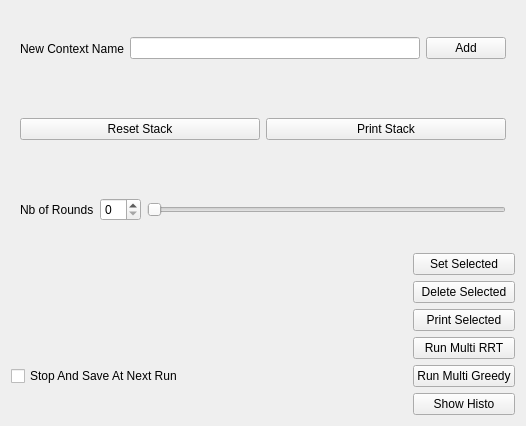
         <widget class="QWidget" name="scrollAreaWidgetContents_2">
          <property name="geometry">
           <rect>
            <x>0</x>
            <y>0</y>
            <width>526</width>
            <height>426</height>
           </rect>
          </property>
          <layout class="QVBoxLayout" name="verticalLayout_35">
           <item>
            <widget class="QWidget" name="widget_4" native="true">
             <property name="sizePolicy">
              <sizepolicy hsizetype="MinimumExpanding" vsizetype="Preferred">
               <horstretch>0</horstretch>
               <verstretch>0</verstretch>
              </sizepolicy>
             </property>
             <layout class="QHBoxLayout" name="horizontalLayout_5">
              <item>
               <widget class="QLabel" name="label_17">
                <property name="text">
                 <string>New Context Name</string>
                </property>
               </widget>
              </item>
              <item>
               <widget class="QLineEdit" name="lineEditContext"/>
              </item>
              <item>
               <widget class="QPushButton" name="pushButtonSaveContext">
                <property name="text">
                 <string>Add</string>
                </property>
               </widget>
              </item>
             </layout>
            </widget>
           </item>
           <item>
            <widget class="QWidget" name="widget_5" native="true">
             <property name="sizePolicy">
              <sizepolicy hsizetype="MinimumExpanding" vsizetype="Preferred">
               <horstretch>0</horstretch>
               <verstretch>0</verstretch>
              </sizepolicy>
             </property>
             <layout class="QHBoxLayout" name="horizontalLayout_6">
              <item>
               <widget class="QPushButton" name="pushButtonResetContext">
                <property name="text">
                 <string>Reset Stack</string>
                </property>
               </widget>
              </item>
              <item>
               <widget class="QPushButton" name="pushButtonPrintAllContext">
                <property name="text">
                 <string>Print Stack</string>
                </property>
               </widget>
              </item>
             </layout>
            </widget>
           </item>
           <item>
            <layout class="QVBoxLayout" name="multiRunLayout">
             <property name="sizeConstraint">
              <enum>QLayout::SetDefaultConstraint</enum>
             </property>
            </layout>
           </item>
           <item>
            <widget class="QWidget" name="widget_24" native="true">
             <layout class="QGridLayout" name="gridLayout_45">
              <item row="0" column="0">
               <widget class="QLabel" name="label_18">
                <property name="text">
                 <string>Nb of Rounds</string>
                </property>
               </widget>
              </item>
              <item row="0" column="1">
               <widget class="QSpinBox" name="spinBoxNbMutliRun"/>
              </item>
              <item row="0" column="2">
               <widget class="QSlider" name="horizontalSliderNbMutliRun">
                <property name="orientation">
                 <enum>Qt::Horizontal</enum>
                </property>
               </widget>
              </item>
             </layout>
            </widget>
           </item>
           <item>
            <layout class="QGridLayout" name="gridLayout_7">
             <item row="5" column="1">
              <widget class="QPushButton" name="pushButtonRunAllRRT">
               <property name="text">
                <string>Run Multi RRT</string>
               </property>
              </widget>
             </item>
             <item row="6" column="1">
              <widget class="QPushButton" name="pushButtonRunAllGreedy">
               <property name="text">
                <string>Run Multi Greedy</string>
               </property>
              </widget>
             </item>
             <item row="8" column="1">
              <widget class="QPushButton" name="pushButtonShowHisto">
               <property name="text">
                <string>Show Histo</string>
               </property>
              </widget>
             </item>
             <item row="6" column="0">
              <widget class="QCheckBox" name="checkBoxStopMultiRun">
               <property name="text">
                <string>Stop And Save At Next Run</string>
               </property>
              </widget>
             </item>
             <item row="5" column="0">
              <spacer name="horizontalSpacer_28">
               <property name="orientation">
                <enum>Qt::Horizontal</enum>
               </property>
               <property name="sizeHint" stdset="0">
                <size>
                 <width>40</width>
                 <height>20</height>
                </size>
               </property>
              </spacer>
             </item>
             <item row="2" column="1">
              <widget class="QPushButton" name="pushButtonPrintSelected">
               <property name="text">
                <string>Print Selected</string>
               </property>
              </widget>
             </item>
             <item row="0" column="1">
              <widget class="QPushButton" name="pushButtonSetSelected">
               <property name="text">
                <string>Set Selected</string>
               </property>
              </widget>
             </item>
             <item row="1" column="1">
              <widget class="QPushButton" name="pushButtonDeleteSelected">
               <property name="text">
                <string>Delete Selected</string>
               </property>
              </widget>
             </item>
            </layout>
           </item>
          </layout>
         </widget>
